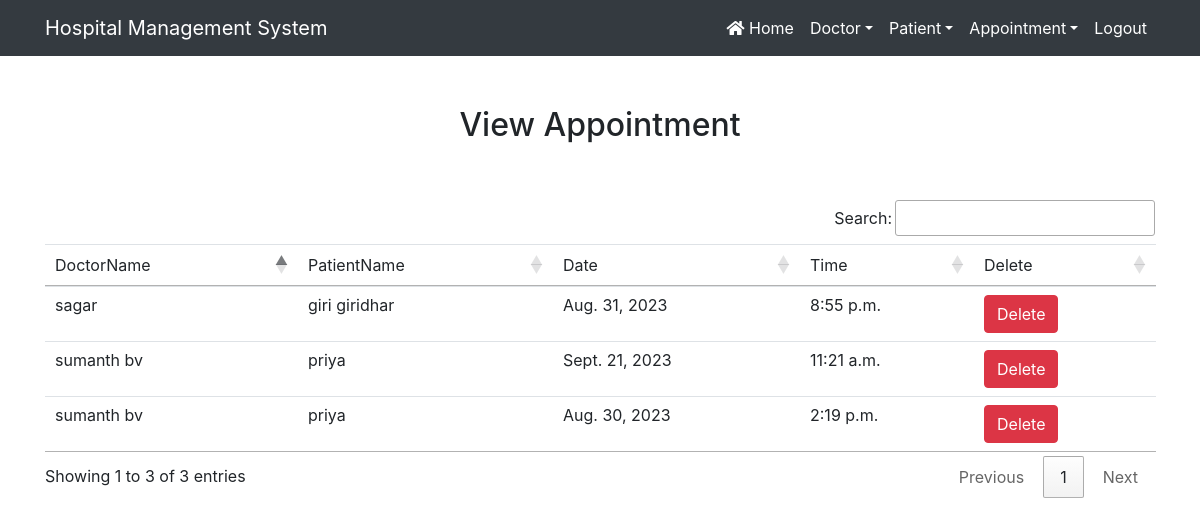
Screenshot of /view_appointment (signed in) with the database file from the repository.
### Hospital/models.py (models this page shows, shortened)
class Appointment(models.Model):
    doctor =  models.ForeignKey(Doctor,on_delete=models.CASCADE)
    patient = models.ForeignKey(Patient,on_delete=models.CASCADE)
    date1 = models.DateField()
    time1 = models.TimeField()

class Doctor(models.Model):
    name = models.CharField(max_length=50)
    mobile = models.IntegerField()
    special = models.CharField(max_length=50)
    def __str__(self):
        return self.name

class Patient(models.Model):
    name=models.CharField(max_length=50)
    gender = models.CharField(max_length=10)
    mobile = models.IntegerField(null=True)
    address = models.CharField(max_length=50)
    def __str__(self):
        return self.name

### Hospital/views.py (the view)
# urls.py: path('view_appointment', View_Appontment,name='view_appointment'),
def View_Appontment(request):
    if not request.user.is_staff:
        return redirect('login')
    appoint = Appointment.objects.all()
    d = {'appoint':appoint}
    return render(request,'view_appointment.html',d)

### templates/view_appointment.html
{% extends 'navigationbar.html' %}
  {% load static %}
{% block body %}
 <div class="container" style = "margin-top:50px ">
 <h2 class="text-center">View Appointment</h2>
 <br><br>
 <table class="table table-hover" id="example">
     <thead>
     <tr>
         <td>DoctorName</td>
         <td>PatientName</td>
         <td>Date</td>
         <td>Time</td>
         <td>Delete</td>
     </tr>
     </thead>
     <tbody>
     {% for i in appoint %}
     <tr>
         <td>{{ i.doctor }}</td>
         <td>{{ i.patient }}</td>
         <td>{{ i.date1 }}</td>
         <td>{{ i.time1 }}</td>
         <td><a href="{% url 'delete_appointment' i.id %}" onclick="return confirm('Are u really want to delete?')" class="btn btn-danger">Delete</a></td>
     </tr>
    {% endfor %}
     </tbody>
 </table>
 </div>
{% endblock %}

### rows the page displays
Appointment: doctor "sumanth bv", patient "priya", date1 "Sept. 21, 2023", time1 "11:21 a.m."
Appointment: doctor "sumanth bv", patient "priya", date1 "Aug. 30, 2023", time1 "2:19 p.m."
Appointment: doctor "sagar", patient "giri giridhar", date1 "Aug. 31, 2023", time1 "8:55 p.m."
